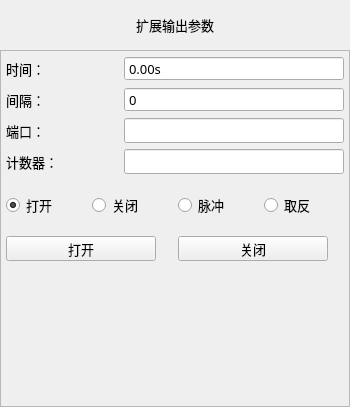
<?xml version="1.0" encoding="UTF-8"?>
<ui version="4.0">
 <class>FormActExtOut</class>
 <widget class="QWidget" name="FormActExtOut">
  <property name="geometry">
   <rect>
    <x>0</x>
    <y>0</y>
    <width>350</width>
    <height>407</height>
   </rect>
  </property>
  <property name="minimumSize">
   <size>
    <width>350</width>
    <height>407</height>
   </size>
  </property>
  <property name="maximumSize">
   <size>
    <width>700</width>
    <height>815</height>
   </size>
  </property>
  <property name="font">
   <font>
    <family>微软雅黑</family>
    <pointsize>10</pointsize>
    <weight>50</weight>
    <italic>false</italic>
    <bold>false</bold>
   </font>
  </property>
  <property name="windowTitle">
   <string notr="true">扩展输出</string>
  </property>
  <property name="toolTip">
   <string notr="true"/>
  </property>
  <property name="statusTip">
   <string notr="true"/>
  </property>
  <property name="whatsThis">
   <string notr="true"/>
  </property>
  <property name="accessibleName">
   <string notr="true"/>
  </property>
  <property name="accessibleDescription">
   <string notr="true"/>
  </property>
  <property name="styleSheet">
   <string notr="true"/>
  </property>
  <property name="windowFilePath">
   <string notr="true"/>
  </property>
  <layout class="QVBoxLayout" name="verticalLayout">
   <property name="spacing">
    <number>0</number>
   </property>
   <property name="margin">
    <number>0</number>
   </property>
   <item>
    <widget class="QLabel" name="labelParaTitle">
     <property name="sizePolicy">
      <sizepolicy hsizetype="Preferred" vsizetype="Fixed">
       <horstretch>0</horstretch>
       <verstretch>0</verstretch>
      </sizepolicy>
     </property>
     <property name="minimumSize">
      <size>
       <width>0</width>
       <height>50</height>
      </size>
     </property>
     <property name="maximumSize">
      <size>
       <width>16777215</width>
       <height>16777215</height>
      </size>
     </property>
     <property name="font">
      <font>
       <family>微软雅黑</family>
       <pointsize>10</pointsize>
       <weight>50</weight>
       <bold>false</bold>
      </font>
     </property>
     <property name="styleSheet">
      <string notr="true">QLabel#labelParaTitle
{
	color: black;
	border-image: url(:/img/widget/Panel.png) 0 4 0 4;
	border-left: 4px transparent;
	border-right: 4px transparent;
}
</string>
     </property>
     <property name="text">
      <string>扩展输出参数</string>
     </property>
     <property name="alignment">
      <set>Qt::AlignCenter</set>
     </property>
    </widget>
   </item>
   <item>
    <widget class="QFrame" name="frameExtOut">
     <property name="sizePolicy">
      <sizepolicy hsizetype="Preferred" vsizetype="Preferred">
       <horstretch>0</horstretch>
       <verstretch>0</verstretch>
      </sizepolicy>
     </property>
     <property name="font">
      <font>
       <family>微软雅黑</family>
       <pointsize>10</pointsize>
       <weight>50</weight>
       <italic>false</italic>
       <bold>false</bold>
      </font>
     </property>
     <property name="styleSheet">
      <string notr="true"/>
     </property>
     <property name="frameShape">
      <enum>QFrame::StyledPanel</enum>
     </property>
     <property name="frameShadow">
      <enum>QFrame::Plain</enum>
     </property>
     <property name="IsMainArea" stdset="0">
      <bool>true</bool>
     </property>
     <layout class="QGridLayout" name="gridLayout">
      <property name="margin">
       <number>5</number>
      </property>
      <item row="0" column="0">
       <layout class="QHBoxLayout" name="horizontalLayout_5">
        <item>
         <widget class="QLabel" name="labelDelay">
          <property name="sizePolicy">
           <sizepolicy hsizetype="Expanding" vsizetype="Preferred">
            <horstretch>0</horstretch>
            <verstretch>0</verstretch>
           </sizepolicy>
          </property>
          <property name="minimumSize">
           <size>
            <width>80</width>
            <height>25</height>
           </size>
          </property>
          <property name="maximumSize">
           <size>
            <width>16777215</width>
            <height>50</height>
           </size>
          </property>
          <property name="font">
           <font>
            <family>微软雅黑</family>
            <pointsize>10</pointsize>
            <weight>50</weight>
            <italic>false</italic>
            <bold>false</bold>
           </font>
          </property>
          <property name="text">
           <string>时间：</string>
          </property>
         </widget>
        </item>
        <item>
         <widget class="xDoubleSpinBox" name="BoxDelay">
          <property name="enabled">
           <bool>true</bool>
          </property>
          <property name="sizePolicy">
           <sizepolicy hsizetype="Fixed" vsizetype="Fixed">
            <horstretch>0</horstretch>
            <verstretch>0</verstretch>
           </sizepolicy>
          </property>
          <property name="minimumSize">
           <size>
            <width>220</width>
            <height>25</height>
           </size>
          </property>
          <property name="maximumSize">
           <size>
            <width>220</width>
            <height>50</height>
           </size>
          </property>
          <property name="font">
           <font>
            <family>微软雅黑</family>
            <pointsize>10</pointsize>
            <weight>50</weight>
            <italic>false</italic>
            <bold>false</bold>
           </font>
          </property>
          <property name="focusPolicy">
           <enum>Qt::ClickFocus</enum>
          </property>
          <property name="acceptDrops">
           <bool>false</bool>
          </property>
          <property name="alignment">
           <set>Qt::AlignLeading|Qt::AlignLeft|Qt::AlignVCenter</set>
          </property>
          <property name="buttonSymbols">
           <enum>QAbstractSpinBox::NoButtons</enum>
          </property>
          <property name="specialValueText">
           <string notr="true"/>
          </property>
          <property name="keyboardTracking">
           <bool>false</bool>
          </property>
          <property name="suffix">
           <string notr="true">s</string>
          </property>
          <property name="decimals">
           <number>2</number>
          </property>
          <property name="maximum">
           <double>600.000000000000000</double>
          </property>
          <property name="singleStep">
           <double>0.100000000000000</double>
          </property>
          <property name="HasBtn" stdset="0">
           <bool>true</bool>
          </property>
         </widget>
        </item>
       </layout>
      </item>
      <item row="1" column="0">
       <layout class="QHBoxLayout" name="horizontalLayout_6">
        <item>
         <widget class="QLabel" name="labelInterval">
          <property name="sizePolicy">
           <sizepolicy hsizetype="Expanding" vsizetype="Preferred">
            <horstretch>0</horstretch>
            <verstretch>0</verstretch>
           </sizepolicy>
          </property>
          <property name="minimumSize">
           <size>
            <width>0</width>
            <height>25</height>
           </size>
          </property>
          <property name="maximumSize">
           <size>
            <width>16777215</width>
            <height>50</height>
           </size>
          </property>
          <property name="font">
           <font>
            <family>微软雅黑</family>
            <pointsize>10</pointsize>
            <weight>50</weight>
            <italic>false</italic>
            <bold>false</bold>
           </font>
          </property>
          <property name="text">
           <string>间隔：</string>
          </property>
          <property name="buddy">
           <cstring>lineEdit_var</cstring>
          </property>
         </widget>
        </item>
        <item>
         <widget class="xSpinBox" name="BoxInterval">
          <property name="enabled">
           <bool>true</bool>
          </property>
          <property name="sizePolicy">
           <sizepolicy hsizetype="Fixed" vsizetype="Fixed">
            <horstretch>0</horstretch>
            <verstretch>0</verstretch>
           </sizepolicy>
          </property>
          <property name="minimumSize">
           <size>
            <width>220</width>
            <height>25</height>
           </size>
          </property>
          <property name="maximumSize">
           <size>
            <width>220</width>
            <height>50</height>
           </size>
          </property>
          <property name="font">
           <font>
            <family>微软雅黑</family>
            <pointsize>10</pointsize>
            <weight>50</weight>
            <italic>false</italic>
            <bold>false</bold>
           </font>
          </property>
          <property name="focusPolicy">
           <enum>Qt::ClickFocus</enum>
          </property>
          <property name="acceptDrops">
           <bool>false</bool>
          </property>
          <property name="alignment">
           <set>Qt::AlignLeading|Qt::AlignLeft|Qt::AlignVCenter</set>
          </property>
          <property name="buttonSymbols">
           <enum>QAbstractSpinBox::NoButtons</enum>
          </property>
          <property name="specialValueText">
           <string notr="true"/>
          </property>
          <property name="keyboardTracking">
           <bool>false</bool>
          </property>
          <property name="suffix">
           <string notr="true"/>
          </property>
          <property name="prefix">
           <string notr="true"/>
          </property>
          <property name="minimum">
           <number>0</number>
          </property>
          <property name="maximum">
           <number>999</number>
          </property>
          <property name="value">
           <number>0</number>
          </property>
          <property name="HasBtn" stdset="0">
           <bool>true</bool>
          </property>
         </widget>
        </item>
       </layout>
      </item>
      <item row="2" column="0">
       <layout class="QHBoxLayout" name="horizontalLayout_2">
        <item>
         <widget class="QLabel" name="labelPort">
          <property name="sizePolicy">
           <sizepolicy hsizetype="Expanding" vsizetype="Preferred">
            <horstretch>0</horstretch>
            <verstretch>0</verstretch>
           </sizepolicy>
          </property>
          <property name="minimumSize">
           <size>
            <width>80</width>
            <height>25</height>
           </size>
          </property>
          <property name="maximumSize">
           <size>
            <width>16777215</width>
            <height>50</height>
           </size>
          </property>
          <property name="font">
           <font>
            <family>微软雅黑</family>
            <pointsize>10</pointsize>
            <weight>50</weight>
            <italic>false</italic>
            <bold>false</bold>
           </font>
          </property>
          <property name="text">
           <string>端口：</string>
          </property>
          <property name="buddy">
           <cstring>lineEdit_var</cstring>
          </property>
         </widget>
        </item>
        <item>
         <widget class="xLineEdit" name="lineEdit_var">
          <property name="enabled">
           <bool>true</bool>
          </property>
          <property name="minimumSize">
           <size>
            <width>220</width>
            <height>25</height>
           </size>
          </property>
          <property name="maximumSize">
           <size>
            <width>220</width>
            <height>50</height>
           </size>
          </property>
          <property name="font">
           <font>
            <family>微软雅黑</family>
            <pointsize>10</pointsize>
            <weight>50</weight>
            <italic>false</italic>
            <bold>false</bold>
           </font>
          </property>
          <property name="focusPolicy">
           <enum>Qt::ClickFocus</enum>
          </property>
          <property name="acceptDrops">
           <bool>false</bool>
          </property>
          <property name="alignment">
           <set>Qt::AlignCenter</set>
          </property>
          <property name="readOnly">
           <bool>true</bool>
          </property>
         </widget>
        </item>
       </layout>
      </item>
      <item row="3" column="0">
       <layout class="QHBoxLayout" name="horizontalLayout_3">
        <item>
         <widget class="QLabel" name="labelCounter">
          <property name="sizePolicy">
           <sizepolicy hsizetype="Expanding" vsizetype="Preferred">
            <horstretch>0</horstretch>
            <verstretch>0</verstretch>
           </sizepolicy>
          </property>
          <property name="minimumSize">
           <size>
            <width>80</width>
            <height>25</height>
           </size>
          </property>
          <property name="maximumSize">
           <size>
            <width>16777215</width>
            <height>50</height>
           </size>
          </property>
          <property name="font">
           <font>
            <family>微软雅黑</family>
            <pointsize>10</pointsize>
            <weight>50</weight>
            <italic>false</italic>
            <bold>false</bold>
           </font>
          </property>
          <property name="text">
           <string>计数器：</string>
          </property>
          <property name="buddy">
           <cstring>lineEdit_var</cstring>
          </property>
         </widget>
        </item>
        <item>
         <widget class="xLineEdit" name="lineEditCounter">
          <property name="enabled">
           <bool>true</bool>
          </property>
          <property name="minimumSize">
           <size>
            <width>220</width>
            <height>25</height>
           </size>
          </property>
          <property name="maximumSize">
           <size>
            <width>220</width>
            <height>50</height>
           </size>
          </property>
          <property name="font">
           <font>
            <family>微软雅黑</family>
            <pointsize>10</pointsize>
            <weight>50</weight>
            <italic>false</italic>
            <bold>false</bold>
           </font>
          </property>
          <property name="focusPolicy">
           <enum>Qt::ClickFocus</enum>
          </property>
          <property name="acceptDrops">
           <bool>false</bool>
          </property>
          <property name="alignment">
           <set>Qt::AlignCenter</set>
          </property>
          <property name="readOnly">
           <bool>true</bool>
          </property>
         </widget>
        </item>
       </layout>
      </item>
      <item row="4" column="0">
       <layout class="QHBoxLayout" name="horizontalLayout">
        <item>
         <widget class="xRadioButton" name="radioButton_on">
          <property name="sizePolicy">
           <sizepolicy hsizetype="Expanding" vsizetype="Fixed">
            <horstretch>0</horstretch>
            <verstretch>0</verstretch>
           </sizepolicy>
          </property>
          <property name="minimumSize">
           <size>
            <width>120</width>
            <height>50</height>
           </size>
          </property>
          <property name="maximumSize">
           <size>
            <width>16777215</width>
            <height>50</height>
           </size>
          </property>
          <property name="font">
           <font>
            <family>微软雅黑</family>
            <pointsize>10</pointsize>
            <weight>50</weight>
            <italic>false</italic>
            <bold>false</bold>
           </font>
          </property>
          <property name="focusPolicy">
           <enum>Qt::NoFocus</enum>
          </property>
          <property name="text">
           <string>打开</string>
          </property>
          <property name="iconSize">
           <size>
            <width>32</width>
            <height>32</height>
           </size>
          </property>
          <property name="checked">
           <bool>true</bool>
          </property>
         </widget>
        </item>
        <item>
         <widget class="xRadioButton" name="radioButton_off">
          <property name="sizePolicy">
           <sizepolicy hsizetype="Expanding" vsizetype="Fixed">
            <horstretch>0</horstretch>
            <verstretch>0</verstretch>
           </sizepolicy>
          </property>
          <property name="minimumSize">
           <size>
            <width>120</width>
            <height>40</height>
           </size>
          </property>
          <property name="maximumSize">
           <size>
            <width>16777215</width>
            <height>50</height>
           </size>
          </property>
          <property name="font">
           <font>
            <family>微软雅黑</family>
            <pointsize>10</pointsize>
            <weight>50</weight>
            <italic>false</italic>
            <bold>false</bold>
           </font>
          </property>
          <property name="focusPolicy">
           <enum>Qt::NoFocus</enum>
          </property>
          <property name="text">
           <string>关闭</string>
          </property>
          <property name="iconSize">
           <size>
            <width>32</width>
            <height>32</height>
           </size>
          </property>
         </widget>
        </item>
        <item>
         <widget class="xRadioButton" name="radioButton_pulse">
          <property name="sizePolicy">
           <sizepolicy hsizetype="Expanding" vsizetype="Fixed">
            <horstretch>0</horstretch>
            <verstretch>0</verstretch>
           </sizepolicy>
          </property>
          <property name="minimumSize">
           <size>
            <width>120</width>
            <height>50</height>
           </size>
          </property>
          <property name="maximumSize">
           <size>
            <width>16777215</width>
            <height>50</height>
           </size>
          </property>
          <property name="font">
           <font>
            <family>微软雅黑</family>
            <pointsize>10</pointsize>
            <weight>50</weight>
            <italic>false</italic>
            <bold>false</bold>
           </font>
          </property>
          <property name="focusPolicy">
           <enum>Qt::NoFocus</enum>
          </property>
          <property name="text">
           <string>脉冲</string>
          </property>
          <property name="iconSize">
           <size>
            <width>32</width>
            <height>32</height>
           </size>
          </property>
         </widget>
        </item>
        <item>
         <widget class="xRadioButton" name="radioButton_NOT">
          <property name="sizePolicy">
           <sizepolicy hsizetype="Expanding" vsizetype="Fixed">
            <horstretch>0</horstretch>
            <verstretch>0</verstretch>
           </sizepolicy>
          </property>
          <property name="minimumSize">
           <size>
            <width>120</width>
            <height>50</height>
           </size>
          </property>
          <property name="maximumSize">
           <size>
            <width>16777215</width>
            <height>50</height>
           </size>
          </property>
          <property name="font">
           <font>
            <family>微软雅黑</family>
            <pointsize>10</pointsize>
            <weight>50</weight>
            <italic>false</italic>
            <bold>false</bold>
           </font>
          </property>
          <property name="focusPolicy">
           <enum>Qt::NoFocus</enum>
          </property>
          <property name="text">
           <string>取反</string>
          </property>
          <property name="iconSize">
           <size>
            <width>32</width>
            <height>32</height>
           </size>
          </property>
         </widget>
        </item>
       </layout>
      </item>
      <item row="5" column="0">
       <layout class="QHBoxLayout" name="horizontalLayout_8">
        <item>
         <widget class="xPushButton" name="BtnOn">
          <property name="minimumSize">
           <size>
            <width>150</width>
            <height>25</height>
           </size>
          </property>
          <property name="maximumSize">
           <size>
            <width>150</width>
            <height>50</height>
           </size>
          </property>
          <property name="font">
           <font>
            <family>微软雅黑</family>
            <pointsize>10</pointsize>
            <weight>50</weight>
            <italic>false</italic>
            <bold>false</bold>
           </font>
          </property>
          <property name="focusPolicy">
           <enum>Qt::NoFocus</enum>
          </property>
          <property name="layoutDirection">
           <enum>Qt::RightToLeft</enum>
          </property>
          <property name="text">
           <string extracomment="扩展输出开关">打开</string>
          </property>
         </widget>
        </item>
        <item>
         <spacer name="horizontalSpacer_2">
          <property name="orientation">
           <enum>Qt::Horizontal</enum>
          </property>
          <property name="sizeHint" stdset="0">
           <size>
            <width>40</width>
            <height>20</height>
           </size>
          </property>
         </spacer>
        </item>
        <item>
         <widget class="xPushButton" name="BtnOff">
          <property name="minimumSize">
           <size>
            <width>150</width>
            <height>25</height>
           </size>
          </property>
          <property name="maximumSize">
           <size>
            <width>150</width>
            <height>50</height>
           </size>
          </property>
          <property name="font">
           <font>
            <family>微软雅黑</family>
            <pointsize>10</pointsize>
            <weight>50</weight>
            <italic>false</italic>
            <bold>false</bold>
           </font>
          </property>
          <property name="focusPolicy">
           <enum>Qt::NoFocus</enum>
          </property>
          <property name="layoutDirection">
           <enum>Qt::RightToLeft</enum>
          </property>
          <property name="text">
           <string extracomment="扩展输出开关">关闭</string>
          </property>
         </widget>
        </item>
        <item>
         <spacer name="horizontalSpacer">
          <property name="orientation">
           <enum>Qt::Horizontal</enum>
          </property>
          <property name="sizeHint" stdset="0">
           <size>
            <width>40</width>
            <height>20</height>
           </size>
          </property>
         </spacer>
        </item>
       </layout>
      </item>
      <item row="6" column="0">
       <spacer name="verticalSpacer">
        <property name="orientation">
         <enum>Qt::Vertical</enum>
        </property>
        <property name="sizeHint" stdset="0">
         <size>
          <width>20</width>
          <height>402</height>
         </size>
        </property>
       </spacer>
      </item>
     </layout>
    </widget>
   </item>
  </layout>
 </widget>
 <customwidgets>
  <customwidget>
   <class>xPushButton</class>
   <extends>QPushButton</extends>
   <header>xpushbutton.h</header>
  </customwidget>
  <customwidget>
   <class>xRadioButton</class>
   <extends>QRadioButton</extends>
   <header>xradiobutton.h</header>
  </customwidget>
  <customwidget>
   <class>xSpinBox</class>
   <extends>QSpinBox</extends>
   <header>xspinbox.h</header>
   <slots>
    <signal>clicked()</signal>
   </slots>
  </customwidget>
  <customwidget>
   <class>xDoubleSpinBox</class>
   <extends>QDoubleSpinBox</extends>
   <header>xdoublespinbox.h</header>
   <slots>
    <signal>clicked()</signal>
   </slots>
  </customwidget>
  <customwidget>
   <class>xLineEdit</class>
   <extends>QLineEdit</extends>
   <header>xlineedit.h</header>
   <slots>
    <signal>clicked()</signal>
   </slots>
  </customwidget>
 </customwidgets>
 <tabstops>
  <tabstop>lineEdit_var</tabstop>
  <tabstop>radioButton_on</tabstop>
  <tabstop>radioButton_pulse</tabstop>
  <tabstop>BoxDelay</tabstop>
  <tabstop>BoxInterval</tabstop>
 </tabstops>
 <resources/>
 <connections>
  <connection>
   <sender>BoxDelay</sender>
   <signal>clicked()</signal>
   <receiver>FormActExtOut</receiver>
   <slot>inputDelay()</slot>
   <hints>
    <hint type="sourcelabel">
     <x>242</x>
     <y>296</y>
    </hint>
    <hint type="destinationlabel">
     <x>155</x>
     <y>433</y>
    </hint>
   </hints>
  </connection>
  <connection>
   <sender>BoxInterval</sender>
   <signal>clicked()</signal>
   <receiver>FormActExtOut</receiver>
   <slot>inputInterval()</slot>
   <hints>
    <hint type="sourcelabel">
     <x>225</x>
     <y>340</y>
    </hint>
    <hint type="destinationlabel">
     <x>245</x>
     <y>429</y>
    </hint>
   </hints>
  </connection>
  <connection>
   <sender>lineEdit_var</sender>
   <signal>clicked()</signal>
   <receiver>FormActExtOut</receiver>
   <slot>selectPort()</slot>
   <hints>
    <hint type="sourcelabel">
     <x>249</x>
     <y>65</y>
    </hint>
    <hint type="destinationlabel">
     <x>345</x>
     <y>67</y>
    </hint>
   </hints>
  </connection>
  <connection>
   <sender>BtnOff</sender>
   <signal>clicked()</signal>
   <receiver>FormActExtOut</receiver>
   <slot>extOutOff()</slot>
   <hints>
    <hint type="sourcelabel">
     <x>260</x>
     <y>181</y>
    </hint>
    <hint type="destinationlabel">
     <x>422</x>
     <y>181</y>
    </hint>
   </hints>
  </connection>
  <connection>
   <sender>BtnOn</sender>
   <signal>clicked()</signal>
   <receiver>FormActExtOut</receiver>
   <slot>extOutOn()</slot>
   <hints>
    <hint type="sourcelabel">
     <x>258</x>
     <y>136</y>
    </hint>
    <hint type="destinationlabel">
     <x>446</x>
     <y>136</y>
    </hint>
   </hints>
  </connection>
 </connections>
 <slots>
  <slot>inputDelay()</slot>
  <slot>inputInterval()</slot>
  <slot>selectPort()</slot>
  <slot>extOutOn()</slot>
  <slot>extOutOff()</slot>
  <slot>selectCounter()</slot>
 </slots>
</ui>
